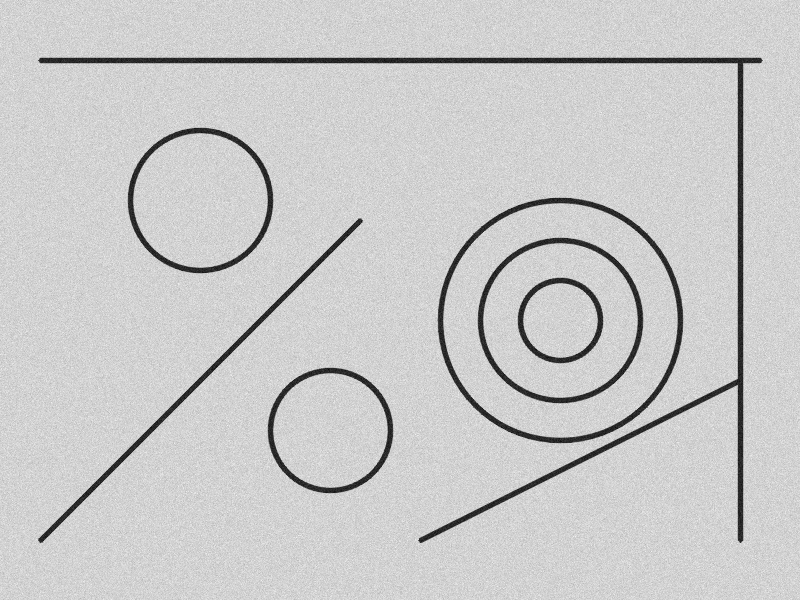
//> input picture sahne.png, 800 x 600 px
$ ./odev6_1_3_opencv_hough sahne.png   (built with g++ and OpenCV 4)
//> lines starting //> are read from the running program, lines starting //| are printed output that depends on the picture; after the words box and inside, x2 and y2 are one past the last pixel; in counts of white or black regions, pixels touching at a corner belong together
//> further down, img is the input picture: 600 rows x 800 cols, CV_8UC3; min 7, max 248, mean 201.7
### hough_ortak.hpp
// Ödev 6 - Hough dönüşümleri: tüm programların ortak kullandığı yardımcı kodlar (sadece başlık dosyası).
// Bu dosyayı programlarla AYNI klasöre koyun; ayrıca derlemenize gerek yoktur.
//
// İçindekiler:
//   - makeEdges(): resim -> gri -> Gauss -> Canny -> median ile "kenar resmi"
//   - drawLineRhoTheta(): (rho, theta) ile verilen sonsuz doğruyu resme çizer
//   - toBgr(): gri resmi renkli çizim için 3 kanala çevirir

#pragma once

#include <opencv2/core.hpp>
#include <opencv2/imgcodecs.hpp>
#include <opencv2/imgproc.hpp>

#include <algorithm>
#include <cmath>
#include <string>
#include <vector>

namespace hough {

struct Edges {
    cv::Mat gray;     // gri seviye resim
    cv::Mat canny;    // Canny sonucu (0/255, 1 piksel kalınlığında kenarlar)
    cv::Mat medDirect;  // Canny sonucunun DOĞRUDAN median filtreden geçmiş hali (karşılaştırma için)
    cv::Mat cleaned;  // "kenar resmi": Canny -> 3x3 genişletme -> median (Hough'a verilen resim)
    int cannyCount = 0, medDirectCount = 0, cleanedCount = 0;
};

// Kenar resmini üretir.
// Hocanın istediği sıra: Canny -> median filtre. Ancak 1 piksel kalınlığındaki kenar çizgileri 3x3
// medyan filtrede silinir (bir çizgi pikselinin 3x3 komşuluğunda 9 pikselin sadece 3'ü doludur,
// medyan 0 çıkar). Bu yüzden Canny kenarları önce 3x3 genişletilip (dilate) sonra median uygulanır;
// böylece median kenarları silmez, sadece pürüzleri düzeltir. Doğrudan median sonucu karşılaştırma için
// medDirect olarak tutulur.
inline Edges makeEdges(const cv::Mat& img, double cannyLow = 60.0, double cannyHigh = 150.0, int medianSize = 3) {
//> called with cannyLow = 60, cannyHigh = 150, medianSize = 3
    Edges e;
    if (img.channels() == 3) cv::cvtColor(img, e.gray, cv::COLOR_BGR2GRAY);
    else e.gray = img.clone();

    cv::Mat blur;
    cv::GaussianBlur(e.gray, blur, cv::Size(5, 5), 1.4);
    cv::Canny(blur, e.canny, cannyLow, cannyHigh);
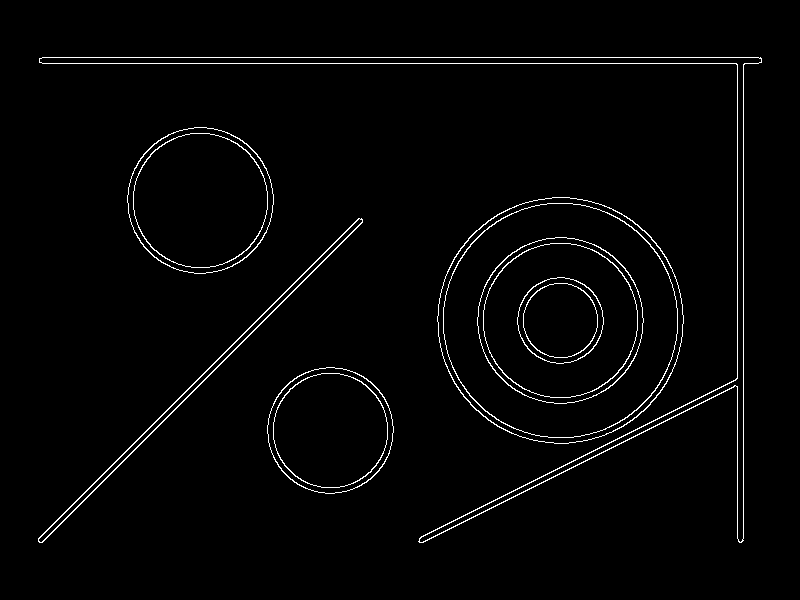
//> e.canny: 600 rows x 800 cols, CV_8UC1; 2.1% white in thin lines or dots, all inside (x1, y1, x2, y2) = (38, 57, 762, 543)

    cv::medianBlur(e.canny, e.medDirect, medianSize);
//> e.medDirect: 600 rows x 800 cols, CV_8UC1; 0.72% white in thin lines or dots, all inside (x1, y1, x2, y2) = (39, 58, 761, 543)

    cv::Mat thick;
    cv::dilate(e.canny, thick, cv::Mat::ones(3, 3, CV_8UC1));
//> thick: 600 rows x 800 cols, CV_8UC1; 6.5% white; 7 white regions, largest, box (x1, y1, x2, y2) and area: (38, 56, 763, 544) 10090, (436, 196, 685, 445) 5600, (37, 217, 364, 544) 3888
    cv::medianBlur(thick, e.cleaned, medianSize);
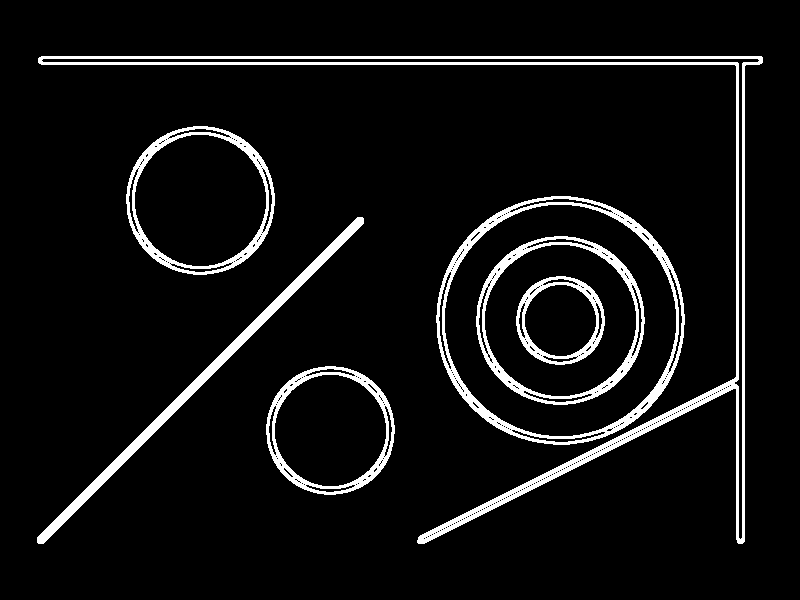
//> e.cleaned: 600 rows x 800 cols, CV_8UC1; 6.8% white; 7 white regions, largest, box (x1, y1, x2, y2) and area: (38, 56, 763, 544) 10405, (436, 196, 685, 445) 5853, (37, 217, 364, 544) 4207

    e.cannyCount = cv::countNonZero(e.canny);
//> e.cannyCount = 10083
    e.medDirectCount = cv::countNonZero(e.medDirect);
//> e.medDirectCount = 3444
    e.cleanedCount = cv::countNonZero(e.cleaned);
//> e.cleanedCount = 32626
    return e;
}

// (rho, theta) ile verilen doğruyu çizer: x*cos(theta) + y*sin(theta) = rho
inline void drawLineRhoTheta(cv::Mat& img, double rho, double theta, const cv::Scalar& color, int thickness = 2) {
    const double a = std::cos(theta), b = std::sin(theta);
    const double x0 = a * rho, y0 = b * rho;
    const double L = img.cols + img.rows;
    const cv::Point p1(cvRound(x0 - L * b), cvRound(y0 + L * a));
    const cv::Point p2(cvRound(x0 + L * b), cvRound(y0 - L * a));
    cv::line(img, p1, p2, color, thickness, cv::LINE_AA);
}

// [5 lines left out: function toBgr, not called in this run]

}  // namespace hough

### odev6_1_3_opencv_hough.cpp
// Ödev 6 - Madde 1 ve 3: OpenCV'nin hazır Hough fonksiyonlarıyla doğru ve çember bulma.
//
// Kenar resmi: Gauss -> Canny -> (3x3 genişletme) -> median filtre (ayrıntı için hough_ortak.hpp)
//
// Madde 1: İki farklı OpenCV Hough doğru fonksiyonu
//   - cv::HoughLines  : standart Hough, (rho, theta) ile sonsuz doğrular verir  -> KIRMIZI çizilir
//   - cv::HoughLinesP : olasılıksal Hough, uç noktalı doğru parçaları verir     -> YEŞİL çizilir
// Madde 3: cv::HoughCircles (HOUGH_GRADIENT)
//   - kenar resmi üzerinde  -> MACENTA çizilir
//   - karşılaştırma için gri resim üzerinde -> TURUNCU çizilir
//   Not: cv::HoughCircles kendi içinde Canny çalıştırır (param1 = Canny üst eşiği). Kenar resmini girdi
//   olarak verince "kenarların kenarı" bulunur; bu yüzden gri resimle de denenir.
//   Ayrıca merkezleri minDist'ten yakın çemberlerden sadece birini tutar: eş merkezli çemberler elenir.
//
// Kullanım: ./opencv_hough <goruntu> [cikti_dizini] [satir_esik=280] [cember_param2=30]
// Derleme:  g++ -O2 odev6_1_3_opencv_hough.cpp -o opencv_hough.exe -std=c++17 $(pkg-config --cflags --libs opencv5)
// (hough_ortak.hpp bu dosyayla aynı klasörde olmalıdır)

#include "hough_ortak.hpp"

#include <filesystem>
#include <iomanip>
#include <iostream>
#include <string>
#include <vector>

namespace fs = std::filesystem;

int main(int argc, char** argv) {
    if (argc < 2) {
        std::cerr << "Kullanim: " << argv[0] << " <goruntu> [cikti_dizini] [satir_esik=280] [cember_param2=30]\n";
        return 1;
    }
    const fs::path outDir = (argc >= 3) ? fs::path(argv[2]) : fs::path("cikti_opencv_hough");
    const int lineThreshold = (argc >= 4) ? std::stoi(argv[3]) : 280;
    const double circleParam2 = (argc >= 5) ? std::stod(argv[4]) : 30.0;
    fs::create_directories(outDir);

    const cv::Mat img = cv::imread(argv[1], cv::IMREAD_COLOR);
    if (img.empty()) {
        std::cerr << "Hata: goruntu okunamadi: " << argv[1] << "\n";
        return 1;
    }

    const hough::Edges e = hough::makeEdges(img);
    std::cout << "Goruntu boyutu: " << img.cols << "x" << img.rows << "\n\n";
//| Goruntu boyutu: 800x600
    std::cout << "KENAR RESMI (kenar piksel sayilari):\n";
    std::cout << "  Canny                                 : " << e.cannyCount << "\n";
//|   Canny                                 : 10083
    std::cout << "  Canny -> dogrudan median 3x3          : " << e.medDirectCount
              << "  (ince kenarlar medyanda silinir)\n";
//|   Canny -> dogrudan median 3x3          : 3444  (ince kenarlar medyanda silinir)
    std::cout << "  Canny -> genisletme -> median 3x3     : " << e.cleanedCount << "  (Hough'a verilen kenar resmi)\n\n";
//|   Canny -> genisletme -> median 3x3     : 32626  (Hough'a verilen kenar resmi)

    const cv::Scalar red(0, 0, 255), green(0, 200, 0), magenta(255, 0, 255), orange(0, 140, 255);

    // ---- Madde 1: HoughLines (standart) ----
    std::vector<cv::Vec2f> lines;
    cv::HoughLines(e.cleaned, lines, 1.0, CV_PI / 180.0, lineThreshold);
//> lines = 18 lines (rho, theta), first 12: [58, 1.57], [62, 1.57], [409, 0.79], [412, 0.79], [407, 0.79], [414, 0.79], [742, 0], [737, 0], [408, 0.77], [671, 1.1], [675, 1.1], [665, 1.12]
    cv::Mat outLines = img.clone();
    std::cout << "MADDE 1 - cv::HoughLines (esik = " << lineThreshold << "): " << lines.size() << " dogru\n";
//| MADDE 1 - cv::HoughLines (esik = 280): 18 dogru
    std::cout << std::fixed << std::setprecision(1);
    for (const auto& l : lines) {
        hough::drawLineRhoTheta(outLines, l[0], l[1], red, 2);
        std::cout << "  rho = " << std::setw(7) << l[0] << ", theta = " << std::setw(6) << l[1] * 180.0 / CV_PI << " derece\n";
    }
//> this loop made 18 passes
//> (l, a in drawLineRhoTheta, b in drawLineRhoTheta, x0 in drawLineRhoTheta, y0 in drawLineRhoTheta, p1 in drawLineRhoTheta, p2 in drawLineRhoTheta) on passes 1, 2, 3, 4, 5, 6, 9, 10: ([58, 1.57], -4.37e-08, 1, -2.54e-06, 58, Point(-1400, 58), Point(1400, 58)), ([62, 1.57], -4.37e-08, 1, -2.71e-06, 62, Point(-1400, 62), Point(1400, 62)), ([409, 0.785], 0.707, 0.707, 289.2, 289.2, Point(-701, 1279), Point(1279, -701)), ([412, 0.785], 0.707, 0.707, 291.3, 291.3, Point(-699, 1281), Point(1281, -699)), ([407, 0.785], 0.707, 0.707, 287.8, 287.8, Point(-702, 1278), Point(1278, -702)), ([414, 0.785], 0.707, 0.707, 292.7, 292.7, Point(-697, 1283), Point(1283, -697)), ([408, 0.768], 0.719, 0.695, 293.5, 283.4, Point(-679, 1290), Point(1266, -724)), ([671, 1.1], 0.454, 0.891, 304.6, 597.9, Point(-943, 1233), Point(1552, -38))
//> (a in drawLineRhoTheta, b in drawLineRhoTheta, x0 in drawLineRhoTheta, y0 in drawLineRhoTheta, p1 in drawLineRhoTheta, p2 in drawLineRhoTheta) on passes 7 to 8: (1, 0, 742, 0, Point(742, 1400), Point(742, -1400)), (1, 0, 737, 0, Point(737, 1400), Point(737, -1400))
//|   rho =    58.0, theta =   90.0 derece
//|   rho =    62.0, theta =   90.0 derece
//|   rho =   409.0, theta =   45.0 derece
//|   rho =   412.0, theta =   45.0 derece
//|   rho =   407.0, theta =   45.0 derece
//|   rho =   414.0, theta =   45.0 derece
//|   rho =   742.0, theta =    0.0 derece
//|   rho =   737.0, theta =    0.0 derece
//> (output is shown up to pass 8 of 18)
//> pass 1, `hough::drawLineRhoTheta(outLines, l[0], l[1], red, 2);`:
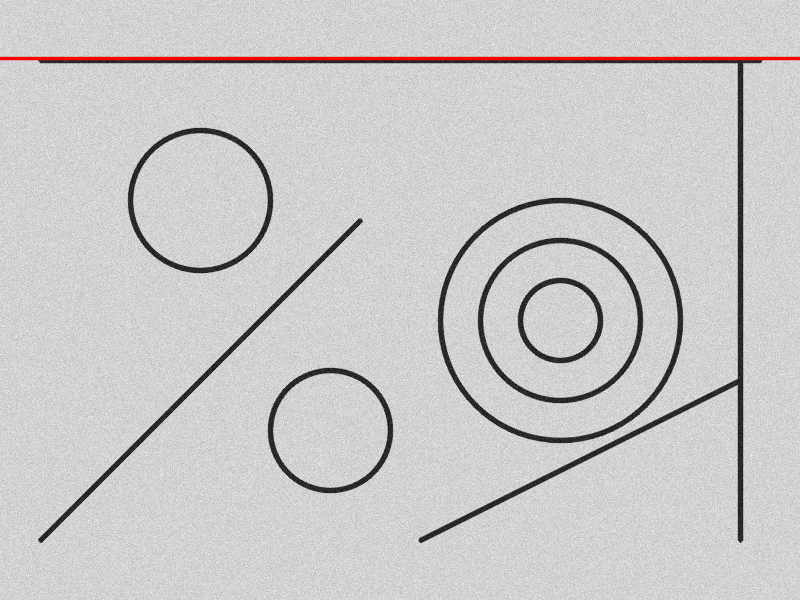
//> outLines: 600 rows x 800 cols, CV_8UC3; 0.83% of pixels changed, all inside (x1, y1, x2, y2) = (0, 56, 800, 61)
//> after the loop:
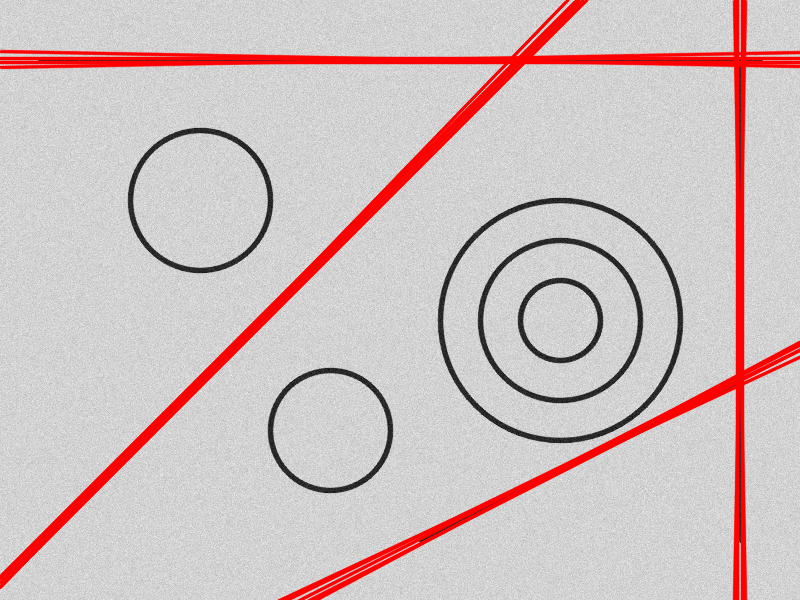
//> outLines: 600 rows x 800 cols, CV_8UC3; mean B, G, R 192.7, 192.7, 208

    // ---- Madde 1: HoughLinesP (olasılıksal) ----
    std::vector<cv::Vec4i> segs;
    cv::HoughLinesP(e.cleaned, segs, 1.0, CV_PI / 180.0, 80, 80.0, 15.0);
//> segs = 41 lines (x1, y1, x2, y2), first 8: [39, 63, 761, 63], [41, 56, 761, 56], [38, 58, 762, 58], [40, 543, 363, 220], [41, 64, 759, 64], [39, 57, 762, 57], [37, 539, 359, 217], [42, 543, 363, 222]
    cv::Mat outSegs = img.clone();
    for (const auto& s : segs) cv::line(outSegs, cv::Point(s[0], s[1]), cv::Point(s[2], s[3]), green, 2, cv::LINE_AA);
//> this loop made 41 passes
//> s on passes 1 to 12: [39, 63, 761, 63], [41, 56, 761, 56], [38, 58, 762, 58], [40, 543, 363, 220], [41, 64, 759, 64], [39, 57, 762, 57], [37, 539, 359, 217], [42, 543, 363, 222], [38, 62, 762, 62], [37, 542, 362, 217], [743, 542, 743, 65], [738, 543, 738, 65]
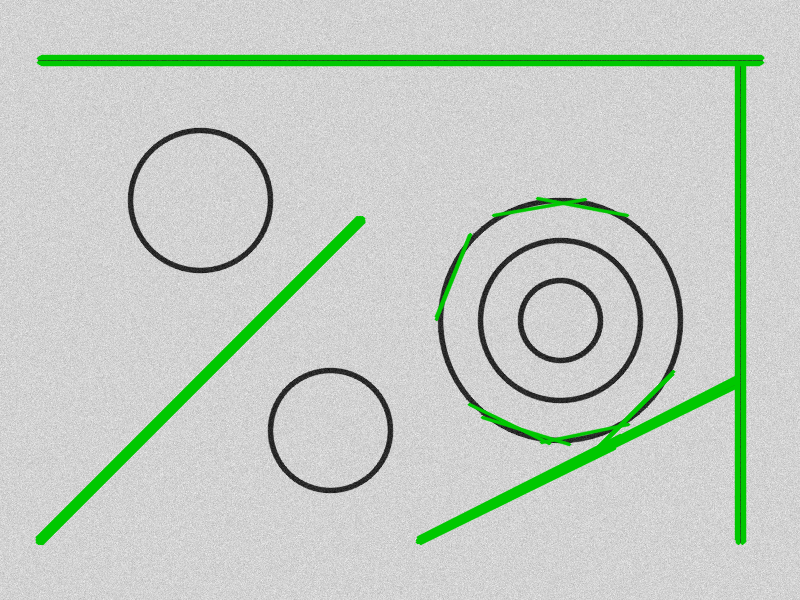
//> outSegs: 600 rows x 800 cols, CV_8UC3; 5.88% of pixels changed, all inside (x1, y1, x2, y2) = (35, 54, 765, 546)
    std::cout << "\nMADDE 1 - cv::HoughLinesP (esik = 80, min uzunluk = 80, bosluk = 15): " << segs.size() << " dogru parcasi\n";
//| MADDE 1 - cv::HoughLinesP (esik = 80, min uzunluk = 80, bosluk = 15): 41 dogru parcasi

    // ---- Madde 3: HoughCircles ----
    std::vector<cv::Vec3f> circlesEdge, circlesGray;
    cv::HoughCircles(e.cleaned, circlesEdge, cv::HOUGH_GRADIENT, 1.0, 30.0, 100.0, circleParam2, 15, 150);
//> circlesEdge = 23 circles (x, y, radius), first 12: [558.5, 321.5, 117], [333.5, 426.5, 59.8], [198.5, 200.5, 69.7], [585.5, 296.5, 149.4], [587.5, 337.5, 107.6], [548.5, 352.5, 115.1], [634.5, 319.5, 106.4], [515.5, 314.5, 79.9], [547.5, 281.5, 84.3], [519.5, 344.5, 77.7], [610.5, 373.5, 68.6], [608.5, 274.5, 58.5]
    cv::Mat grayBlur;
    cv::GaussianBlur(e.gray, grayBlur, cv::Size(9, 9), 2.0);
    cv::HoughCircles(grayBlur, circlesGray, cv::HOUGH_GRADIENT, 1.0, 30.0, 100.0, circleParam2, 15, 150);
//> circlesGray = 10 circles (x, y, radius): [560.5, 319.5, 122.6], [199.5, 200.5, 66.8], [330.5, 429.5, 62.5], [581.5, 295.5, 149.4], [530.5, 324.5, 146.1], [555.5, 352.5, 109.7], [593.5, 326.5, 110.7], [584.5, 360.5, 84.2], [542.5, 283.5, 83], [214.5, 174.5, 44.1]

    cv::Mat outCircEdge = img.clone(), outCircGray = img.clone();
    std::cout << "\nMADDE 3 - cv::HoughCircles (param1 = 100, param2 = " << circleParam2 << ", minDist = 30, yaricap 15..150)\n";
    std::cout << "  Kenar resmi uzerinde: " << circlesEdge.size() << " cember\n";
//|   Kenar resmi uzerinde: 23 cember
    for (const auto& c : circlesEdge) {
        cv::circle(outCircEdge, cv::Point(cvRound(c[0]), cvRound(c[1])), cvRound(c[2]), magenta, 2, cv::LINE_AA);
        cv::circle(outCircEdge, cv::Point(cvRound(c[0]), cvRound(c[1])), 3, magenta, -1, cv::LINE_AA);
        std::cout << "    merkez = (" << std::setw(6) << c[0] << ", " << std::setw(6) << c[1] << "), yaricap = " << std::setw(6) << c[2] << "\n";
    }
//> this loop made 23 passes
//|     merkez = ( 558.5,  321.5), yaricap =  117.0
//|     merkez = ( 333.5,  426.5), yaricap =   59.8
//|     merkez = ( 198.5,  200.5), yaricap =   69.7
//|     merkez = ( 585.5,  296.5), yaricap =  149.4
//|     merkez = ( 587.5,  337.5), yaricap =  107.6
//|     merkez = ( 548.5,  352.5), yaricap =  115.1
//|     merkez = ( 634.5,  319.5), yaricap =  106.4
//|     merkez = ( 515.5,  314.5), yaricap =   79.9
//> (output is shown up to pass 8 of 23)
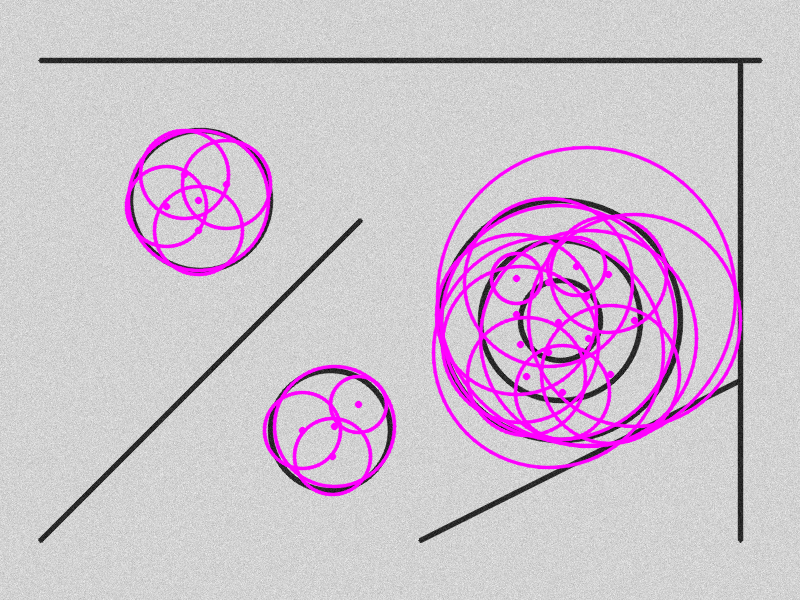
//> outCircEdge: 600 rows x 800 cols, CV_8UC3; 8.37% of pixels changed, all inside (x1, y1, x2, y2) = (124, 128, 743, 497)
    std::cout << "  Gri resim uzerinde  : " << circlesGray.size() << " cember\n";
//|   Gri resim uzerinde  : 10 cember
    for (const auto& c : circlesGray) {
        cv::circle(outCircGray, cv::Point(cvRound(c[0]), cvRound(c[1])), cvRound(c[2]), orange, 2, cv::LINE_AA);
        cv::circle(outCircGray, cv::Point(cvRound(c[0]), cvRound(c[1])), 3, orange, -1, cv::LINE_AA);
        std::cout << "    merkez = (" << std::setw(6) << c[0] << ", " << std::setw(6) << c[1] << "), yaricap = " << std::setw(6) << c[2] << "\n";
    }
//> this loop made 10 passes
//|     merkez = ( 560.5,  319.5), yaricap =  122.6
//|     merkez = ( 199.5,  200.5), yaricap =   66.8
//|     merkez = ( 330.5,  429.5), yaricap =   62.5
//|     merkez = ( 581.5,  295.5), yaricap =  149.4
//|     merkez = ( 530.5,  324.5), yaricap =  146.1
//|     merkez = ( 555.5,  352.5), yaricap =  109.7
//|     merkez = ( 593.5,  326.5), yaricap =  110.7
//|     merkez = ( 584.5,  360.5), yaricap =   84.2
//> (output is shown up to pass 8 of 10)
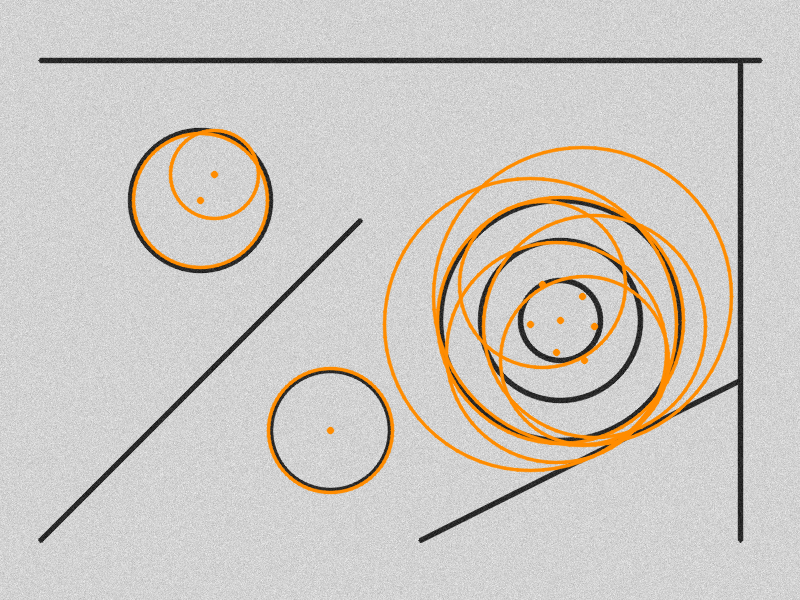
//> outCircGray: 600 rows x 800 cols, CV_8UC3; 5.65% of pixels changed, all inside (x1, y1, x2, y2) = (131, 128, 734, 495)

    cv::imwrite((outDir / "1_canny.png").string(), e.canny);
    cv::imwrite((outDir / "2_canny_dogrudan_median.png").string(), e.medDirect);
    cv::imwrite((outDir / "3_kenar_resmi_genislet_median.png").string(), e.cleaned);
    cv::imwrite((outDir / "4_houghlines_kirmizi.png").string(), outLines);
    cv::imwrite((outDir / "5_houghlinesp_yesil.png").string(), outSegs);
    cv::imwrite((outDir / "6_houghcircles_kenar_resmi_macenta.png").string(), outCircEdge);
    cv::imwrite((outDir / "7_houghcircles_gri_turuncu.png").string(), outCircGray);

    std::cout << "\nKaydedilenler (" << outDir.string() << "):\n"
              << "  1_canny.png                              : Canny kenarlari\n"
              << "  2_canny_dogrudan_median.png              : Canny'nin dogrudan median'dan gecmis hali (ince kenarlar silinir)\n"
              << "  3_kenar_resmi_genislet_median.png        : Hough'a verilen kenar resmi\n"
              << "  4_houghlines_kirmizi.png                 : Madde 1, HoughLines (kirmizi)\n"
              << "  5_houghlinesp_yesil.png                  : Madde 1, HoughLinesP (yesil)\n"
              << "  6_houghcircles_kenar_resmi_macenta.png   : Madde 3, kenar resmi uzerinde HoughCircles (macenta)\n"
              << "  7_houghcircles_gri_turuncu.png           : Madde 3, gri resim uzerinde HoughCircles (turuncu)\n";
    return 0;
}
